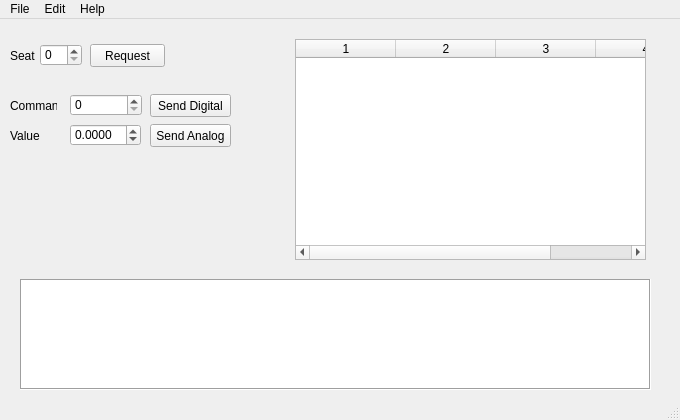
<?xml version="1.0" encoding="UTF-8"?>
<ui version="4.0">
 <class>MainWindow</class>
 <widget class="QMainWindow" name="MainWindow">
  <property name="geometry">
   <rect>
    <x>0</x>
    <y>0</y>
    <width>680</width>
    <height>420</height>
   </rect>
  </property>
  <property name="sizePolicy">
   <sizepolicy hsizetype="Fixed" vsizetype="Fixed">
    <horstretch>0</horstretch>
    <verstretch>0</verstretch>
   </sizepolicy>
  </property>
  <property name="windowTitle">
   <string>DCS Copilot</string>
  </property>
  <widget class="QWidget" name="centralWidget">
   <widget class="QTextEdit" name="textEdit">
    <property name="enabled">
     <bool>true</bool>
    </property>
    <property name="geometry">
     <rect>
      <x>20</x>
      <y>260</y>
      <width>631</width>
      <height>111</height>
     </rect>
    </property>
    <property name="frameShape">
     <enum>QFrame::Box</enum>
    </property>
    <property name="readOnly">
     <bool>true</bool>
    </property>
   </widget>
   <widget class="QTableWidget" name="tableWidget">
    <property name="geometry">
     <rect>
      <x>295</x>
      <y>20</y>
      <width>351</width>
      <height>221</height>
     </rect>
    </property>
    <property name="columnCount">
     <number>4</number>
    </property>
    <column/>
    <column/>
    <column/>
    <column/>
   </widget>
   <widget class="QSpinBox" name="spinBox">
    <property name="geometry">
     <rect>
      <x>40</x>
      <y>25</y>
      <width>42</width>
      <height>22</height>
     </rect>
    </property>
    <property name="maximum">
     <number>64</number>
    </property>
   </widget>
   <widget class="QPushButton" name="pushButton">
    <property name="geometry">
     <rect>
      <x>90</x>
      <y>25</y>
      <width>75</width>
      <height>23</height>
     </rect>
    </property>
    <property name="text">
     <string>Request</string>
    </property>
   </widget>
   <widget class="QLabel" name="label">
    <property name="geometry">
     <rect>
      <x>10</x>
      <y>30</y>
      <width>47</width>
      <height>13</height>
     </rect>
    </property>
    <property name="text">
     <string>Seat</string>
    </property>
   </widget>
   <widget class="QSpinBox" name="spinBox_2">
    <property name="geometry">
     <rect>
      <x>70</x>
      <y>75</y>
      <width>72</width>
      <height>22</height>
     </rect>
    </property>
    <property name="maximum">
     <number>65535</number>
    </property>
   </widget>
   <widget class="QPushButton" name="pushButton_2">
    <property name="geometry">
     <rect>
      <x>150</x>
      <y>75</y>
      <width>81</width>
      <height>23</height>
     </rect>
    </property>
    <property name="text">
     <string>Send Digital</string>
    </property>
   </widget>
   <widget class="QLabel" name="label_2">
    <property name="geometry">
     <rect>
      <x>10</x>
      <y>80</y>
      <width>47</width>
      <height>13</height>
     </rect>
    </property>
    <property name="text">
     <string>Command</string>
    </property>
   </widget>
   <widget class="QDoubleSpinBox" name="doubleSpinBox">
    <property name="geometry">
     <rect>
      <x>70</x>
      <y>105</y>
      <width>71</width>
      <height>22</height>
     </rect>
    </property>
    <property name="decimals">
     <number>4</number>
    </property>
    <property name="minimum">
     <double>-10.000000000000000</double>
    </property>
    <property name="maximum">
     <double>10.000000000000000</double>
    </property>
   </widget>
   <widget class="QPushButton" name="pushButton_3">
    <property name="geometry">
     <rect>
      <x>150</x>
      <y>105</y>
      <width>81</width>
      <height>23</height>
     </rect>
    </property>
    <property name="text">
     <string>Send Analog</string>
    </property>
   </widget>
   <widget class="QLabel" name="label_3">
    <property name="geometry">
     <rect>
      <x>10</x>
      <y>110</y>
      <width>47</width>
      <height>13</height>
     </rect>
    </property>
    <property name="text">
     <string>Value</string>
    </property>
   </widget>
  </widget>
  <widget class="QMenuBar" name="menuBar">
   <property name="geometry">
    <rect>
     <x>0</x>
     <y>0</y>
     <width>680</width>
     <height>21</height>
    </rect>
   </property>
   <widget class="QMenu" name="menuFile">
    <property name="title">
     <string>File</string>
    </property>
    <addaction name="actionStart_Listener"/>
    <addaction name="actionStop_Listener"/>
    <addaction name="separator"/>
    <addaction name="actionStart_Server"/>
    <addaction name="separator"/>
    <addaction name="actionConnect"/>
    <addaction name="actionDisconnect"/>
    <addaction name="separator"/>
    <addaction name="actionExit"/>
   </widget>
   <widget class="QMenu" name="menuEdit">
    <property name="title">
     <string>Edit</string>
    </property>
    <addaction name="actionSettings"/>
   </widget>
   <widget class="QMenu" name="menuHelp">
    <property name="title">
     <string>Help</string>
    </property>
    <addaction name="actionAbout"/>
   </widget>
   <addaction name="menuFile"/>
   <addaction name="menuEdit"/>
   <addaction name="menuHelp"/>
  </widget>
  <widget class="QStatusBar" name="statusBar"/>
  <action name="actionExit">
   <property name="text">
    <string>Exit</string>
   </property>
  </action>
  <action name="actionStart_Listener">
   <property name="text">
    <string>Start Listener</string>
   </property>
  </action>
  <action name="actionStop_Listener">
   <property name="text">
    <string>Stop Listener</string>
   </property>
  </action>
  <action name="actionStart_Server">
   <property name="text">
    <string>Start Server</string>
   </property>
  </action>
  <action name="actionSettings">
   <property name="text">
    <string>Settings</string>
   </property>
  </action>
  <action name="actionConnect">
   <property name="text">
    <string>Connect</string>
   </property>
  </action>
  <action name="actionDisconnect">
   <property name="text">
    <string>Disconnect</string>
   </property>
  </action>
  <action name="actionAbout">
   <property name="text">
    <string>About</string>
   </property>
  </action>
 </widget>
 <layoutdefault spacing="6" margin="11"/>
 <resources/>
 <connections/>
</ui>
